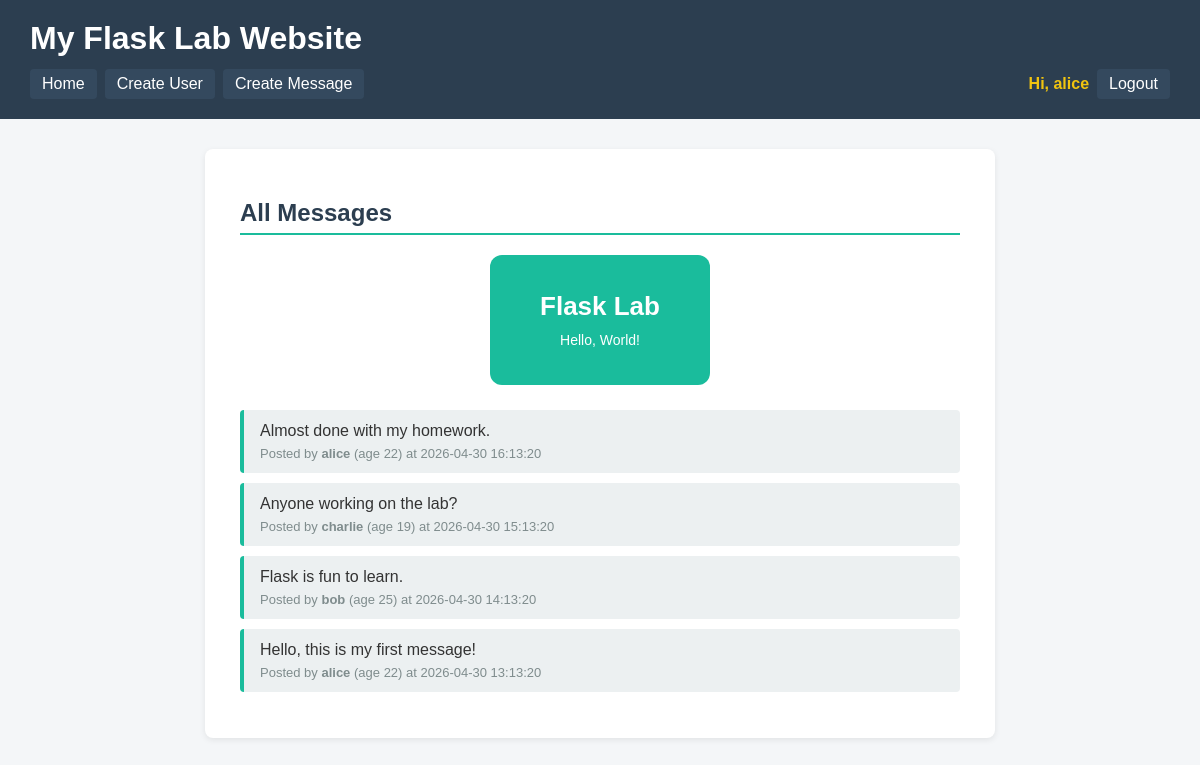
The page / (signed in) on the database its author committed.
### tables this page shows
CREATE TABLE users (
            id INTEGER PRIMARY KEY AUTOINCREMENT,
            username TEXT UNIQUE NOT NULL,
            age INTEGER NOT NULL
        );

CREATE TABLE messages (
            id INTEGER PRIMARY KEY AUTOINCREMENT,
            text TEXT NOT NULL,
            timestamp TEXT NOT NULL,
            user_id INTEGER NOT NULL,
            FOREIGN KEY (user_id) REFERENCES users(id)
        );

### app.py (the view)
@app.route("/")
def index():
    conn = get_db_connection()
    cursor = conn.cursor()
    cursor.execute("""
        SELECT messages.text, messages.timestamp, users.username, users.age
        FROM messages
        JOIN users ON messages.user_id = users.id
        ORDER BY messages.timestamp DESC
    """)
    rows = cursor.fetchall()
    conn.close()
    messages = []
    for row in rows:
        messages.append({
            "text": row["text"],
            "timestamp": row["timestamp"],
            "username": row["username"],
            "age": row["age"],
        })
    return render_template("index.html", messages=messages)

### app.py (called while the page is built)
def get_db_connection():
    conn = sqlite3.connect(DB_NAME)
    conn.row_factory = sqlite3.Row
    return conn

### templates/index.html (shortened to what this page needs)
{% extends "base.html" %}
{% block content %}
    <h2>All Messages</h2>
    <img src="{{ url_for('static', filename='logo.svg') }}"
         alt="Site logo"
         class="site-image">
    {% if messages %}
        <ul class="message-list">
            {% for message in messages %}
                <li class="message-item">
                    <p class="message-text">{{ message.text }}</p>
                    <p class="message-meta">
                        Posted by <strong>{{ message.username }}</strong>
                        (age {{ message.age }})
                        at {{ message.timestamp }}
                    </p>
                </li>
            {% endfor %}
        </ul>
    {% else %}
        <p>No messages yet.
            <a href="{{ url_for('create_message') }}">Create one!</a>
        </p>
    {% endif %}
{% endblock %}

### templates/base.html (shortened to what this page needs)
<!DOCTYPE html>
<html lang="en">
<head>
    <link rel="stylesheet" href="{{ url_for('static', filename='style.css') }}">
</head>
<body>
    <header>
        <h1>My Flask Lab Website</h1>
        <nav>
            <a href="{{ url_for('index') }}">Home</a>
            <a href="{{ url_for('create_user') }}">Create User</a>
            <a href="{{ url_for('create_message') }}">Create Message</a>
            {% if session.get('username') %}
                <span class="user-info">Hi, {{ session['username'] }}</span>
                <a href="{{ url_for('logout') }}">Logout</a>
            {% else %}
                <a href="{{ url_for('login') }}">Login</a>
            {% endif %}
        </nav>
    </header>
    <main>
        {% block content %}{% endblock %}
    </main>
</body>
</html>

### static/style.css (style rules this page uses)
body { font-family: Arial, sans-serif; margin: 0; padding: 0; background-color: #f4f6f8; color: #333; }
header { background-color: #2c3e50; color: #fff; padding: 20px 30px; }
header h1 { margin: 0 0 12px 0; }
nav { display: flex; flex-wrap: wrap; align-items: center; gap: 8px; }
nav a { color: #fff; text-decoration: none; padding: 6px 12px; border-radius: 4px; background-color: #34495e; }
nav .user-info { color: #f1c40f; font-weight: bold; margin-left: auto; }
main { max-width: 720px; margin: 30px auto; padding: 30px 35px; background-color: #fff; border-radius: 8px; box-shadow: 0 2px 6px rgba(0, 0, 0, 0.08); }
h2 { color: #2c3e50; border-bottom: 2px solid #1abc9c; padding-bottom: 6px; }
.site-image { display: block; max-width: 220px; margin: 15px auto 25px auto; }
.message-list { list-style: none; padding: 0; }
.message-item { background-color: #ecf0f1; padding: 12px 16px; margin-bottom: 10px; border-left: 4px solid #1abc9c; border-radius: 4px; }
.message-text { margin: 0 0 6px 0; font-size: 16px; }
.message-meta { margin: 0; font-size: 13px; color: #7f8c8d; }

### rows shown on the page
users: username "alice"
messages: text "Almost done with my homework.", username "alice", age "22", timestamp "2026-04-30 16:13:20"
messages: text "Anyone working on the lab?", username "charlie", age "19", timestamp "2026-04-30 15:13:20"
messages: text "Flask is fun to learn.", username "bob", age "25", timestamp "2026-04-30 14:13:20"
messages: text "Hello, this is my first message!", username "alice", age "22", timestamp "2026-04-30 13:13:20"
